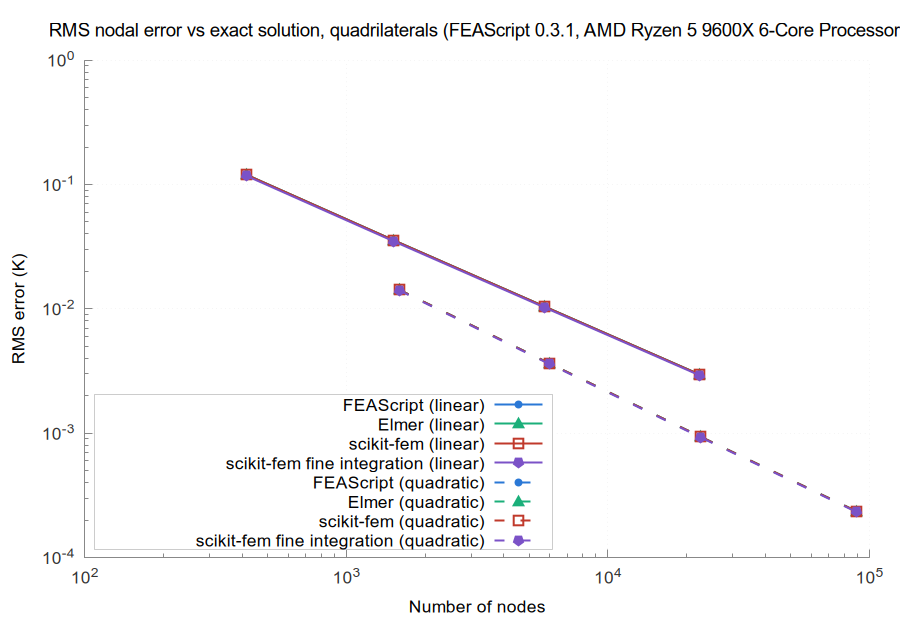

Write the gnuplot code that produced this figure.
set terminal pngcairo size 900,620 font 'Arial,13'
set border 3 lc rgb '#888888'; set tics nomirror tc rgb '#333333'
set grid lc rgb '#e6e6e6' lw 1; set key top left box lc rgb '#cccccc' opaque
set logscale xy; set format y '10^{%L}'; set format x '10^{%L}'
set output 'accuracy_quad.png'
set title 'RMS nodal error vs exact solution, quadrilaterals (FEAScript 0.3.1, AMD Ryzen 5 9600X 6-Core Processor)' font 'Arial,14'
set xlabel 'Number of nodes'
set ylabel 'RMS error (K)'
set key bottom left
plot 'err_quad_linear_FEAScript_sparse_LU.dat' u 1:2 w lp lw 2 dt 1 pt 7 ps 1.0 lc rgb '#2a78d6' t 'FEAScript (linear)', \
     'err_quad_linear_Elmer_UMFPACK.dat' u 1:2 w lp lw 2 dt 1 pt 9 ps 1.6 lc rgb '#1baf7a' t 'Elmer (linear)', \
     'err_quad_linear_scikit_fem_SuperLU.dat' u 1:2 w lp lw 2 dt 1 pt 4 ps 1.6 lc rgb '#c0392b' t 'scikit-fem (linear)', \
     'err_quad_linear_scikit_fem_fine_integration.dat' u 1:2 w lp lw 2 dt 1 pt 15 ps 1.6 lc rgb '#7b52c7' t 'scikit-fem fine integration (linear)', \
     'err_quad_quadratic_FEAScript_sparse_LU.dat' u 1:2 w lp lw 2 dt 2 pt 7 ps 1.0 lc rgb '#2a78d6' t 'FEAScript (quadratic)', \
     'err_quad_quadratic_Elmer_UMFPACK.dat' u 1:2 w lp lw 2 dt 2 pt 9 ps 1.6 lc rgb '#1baf7a' t 'Elmer (quadratic)', \
     'err_quad_quadratic_scikit_fem_SuperLU.dat' u 1:2 w lp lw 2 dt 2 pt 4 ps 1.6 lc rgb '#c0392b' t 'scikit-fem (quadratic)', \
     'err_quad_quadratic_scikit_fem_fine_integration.dat' u 1:2 w lp lw 2 dt 2 pt 15 ps 1.6 lc rgb '#7b52c7' t 'scikit-fem fine integration (quadratic)'
